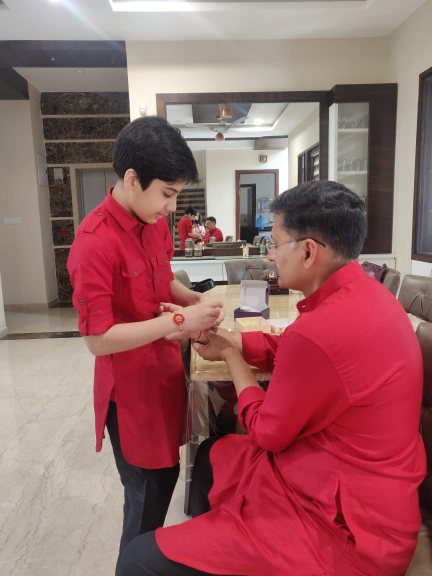
#> input picture img/bore.jpeg, 864 x 1152 px (shown at 1/2 size)
$ jupyter execute colour_detect.ipynb
#> lines starting #> are read from the running program, lines starting #| are printed output that depends on the picture
[cell 1]
from collections import Counter
import pandas as pd
import numpy as np
import matplotlib.pyplot as plt
from sklearn.cluster import KMeans
from matplotlib import colors
import cv2

[cell 2]
def rgb_to_hex(color):
    hex_color = "#"
    for i in color:
        i = int(i)
        hex_color += ("{:02x}".format(i))
    return hex_color

[cell 3]
rgb_to_hex([255, 0, 0])

[cell 4]
img_1 = "img/bore.jpeg"
img_2 = "img/aesthetic.png"
raw_img = cv2.imread(img_1)
#> raw_img is the input picture: shape (1152, 864, 3); mean B, G, R 101.6, 99.5, 152.2
raw_img = cv2.cvtColor(raw_img, cv2.COLOR_BGR2RGB)
# raw_img2 = cv2.imread(img_2)
# raw_img2 = cv2.cvtColor(raw_img2, cv2.COLOR_BGR2RGB)

[cell 5]
img = cv2.resize(raw_img, (900, 600), interpolation=cv2.INTER_AREA)
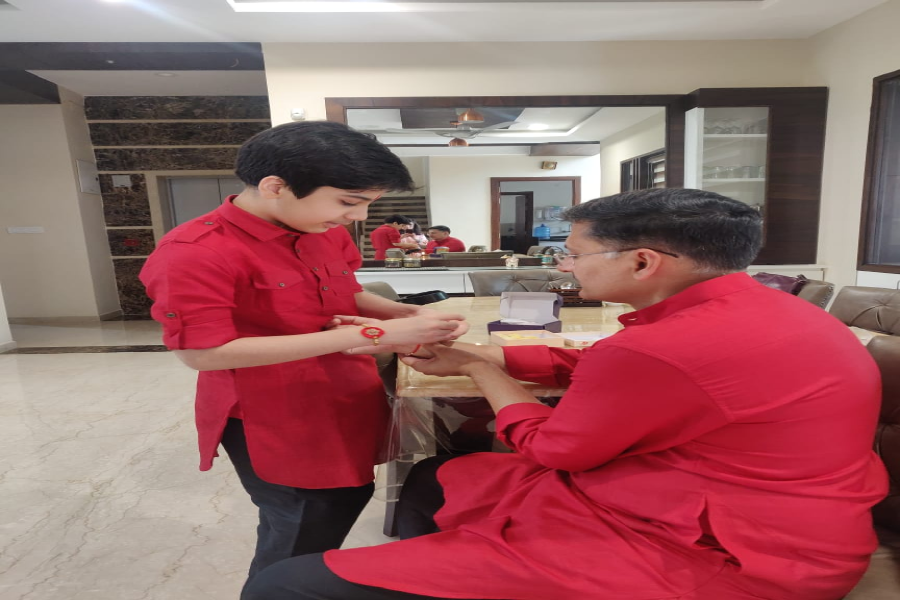
#> img: shape (600, 900, 3); mean R, G, B 152.1, 99.5, 101.5
img.shape
#> Out = (600, 900, 3)

[cell 6]
img = img.reshape(img.shape[0] * img.shape[1], 3)
img.shape
#> Out = (540000, 3)

[cell 7]
img

[cell 8]
clf = KMeans(n_clusters=5)
color_label = clf.fit_predict(img)
color_label.shape
center_colors = clf.cluster_centers_

[cell 9]
color_label

[cell 10]
center_colors

[cell 11]
counts = Counter(color_label)
#> counts = {3: 103174, 1: 161601, 4: 110415, 0: 67147, 2: 97663}
counts
#> Out has the same summary as counts

[cell 12]
ordered_colors = [center_colors[i] for i in counts.keys()]
#> ordered_colors = [[141.2, 123.5, 112.8], [194.5, 186.9, 177.2], [60.5, 48.04, 48.15], [152.2, 22.86, 39.7], [196.6, 40.12, 66.97]]
hex_colors = [rgb_to_hex(ordered_colors[i]) for i in counts.keys()]
#> the loop in rgb_to_hex (call 2), `for i in color:` made 3 passes
#> (i, hex_color) on passes 1 to 3: (152, '#98'), (22, '#9816'), (39, '#981627')
#> hex_colors = ['#981627', '#c2bab1', '#c42842', '#8d7b70', '#3c3030']
hex_colors
#> Out has the same summary as hex_colors

[cell 13]
def show_colors_in_a_pie_chart(hex_colors):
    plt.pie(counts.values(), labels=hex_colors, colors=hex_colors)
    plt.title("Color Distribution")
    plt.show()
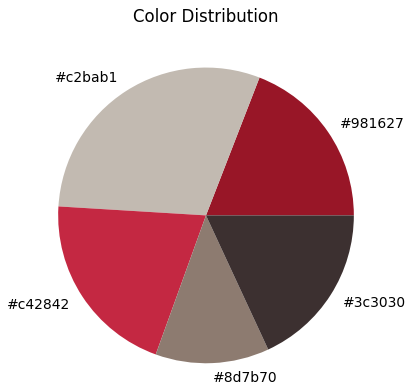
#> figure drawn by matplotlib, 1 panel

show_colors_in_a_pie_chart(hex_colors)

[cell 14]
print("The most common color in the image is: {}".format(hex_colors[0]))
#| The most common color in the image is: #981627

$ run again, with img/flowers.jpg copied over img/bore.jpeg
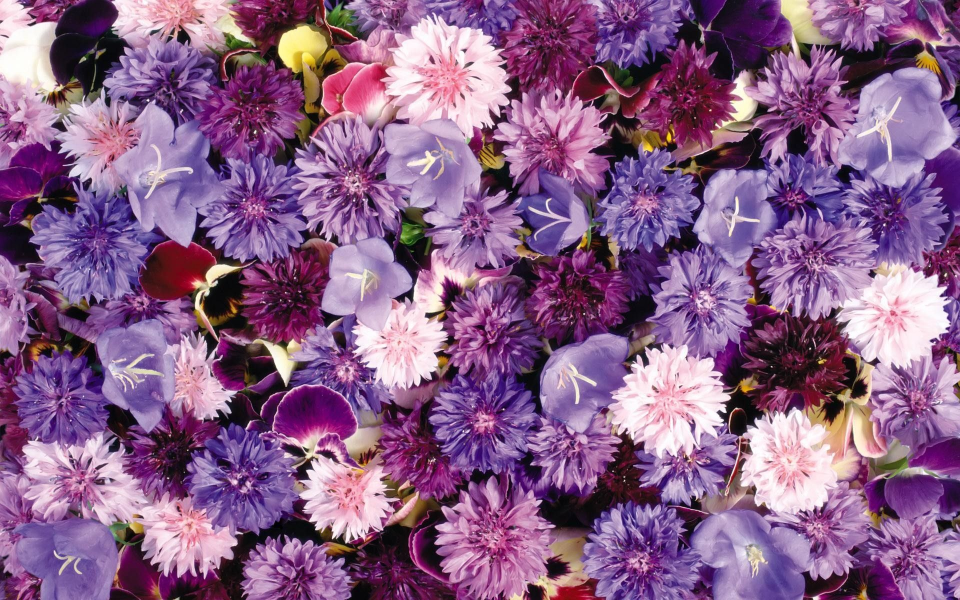
#> input picture img/flowers.jpg, 1920 x 1200 px (shown at 1/2 size)
#> raw_img is the input picture: shape (1200, 1920, 3); mean B, G, R 135.3, 95.4, 136.5
#> `img = cv2.resize(raw_img, (900, 600), interpolation=cv2.INTER_AREA)`:
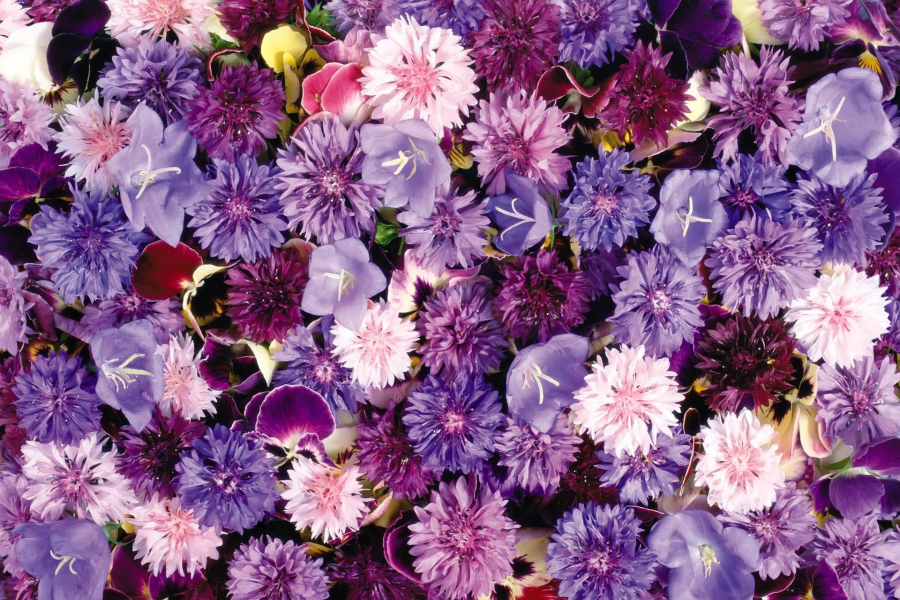
#> img: shape (600, 900, 3); mean R, G, B 136.5, 95.4, 135.3
#> counts = {1: 75589, 4: 122282, 3: 131705, 0: 117063, 2: 93361}
#> `counts`: Out has the same summary as counts
#> ordered_colors = [[238.3, 211.4, 222.9], [186.6, 146, 184.6], [136.5, 89.93, 147.4], [95.09, 36.68, 95.43], [41.35, 17.05, 33.65]]
#> the loop in rgb_to_hex (call 2), `for i in color:` made 3 passes
#> (i, hex_color) on passes 1 to 3: (186, '#ba'), (146, '#ba92'), (184, '#ba92b8')
#> hex_colors = ['#ba92b8', '#291121', '#5f245f', '#eed3de', '#885993']
#> `hex_colors`: Out has the same summary as hex_colors
#> in show_colors_in_a_pie_chart, `plt.show()`:
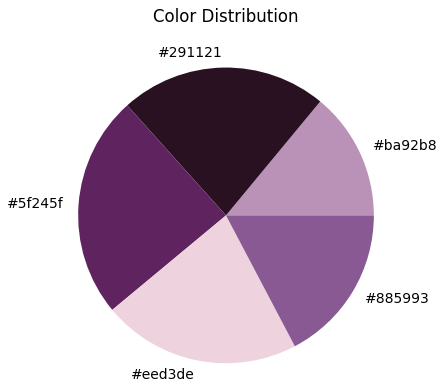
#> figure drawn by matplotlib, 1 panel
#| The most common color in the image is: #ba92b8
